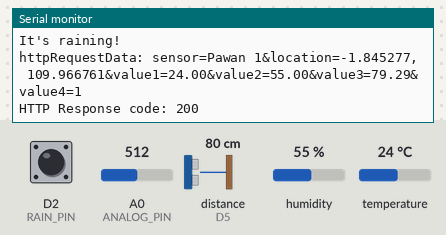
Recording of a sketch running on a simulated ESP8266 (NodeMCU). Parts: the last lines printed to the serial monitor. Wiring (inferred from the names in the program): ultrasonic range finder: trigger D6; echo D5. Inputs (shaded band) come from the test bench; at power-on: A0 (ANALOG_PIN) = 512, D2 (RAIN_PIN) HIGH, distance to the obstacle (sensor on D5) 80 cm, humidity 55 %, temperature 24 °C. The echo pulse lasts 58.3 µs per cm; WiFi joins after 1.5 s; servers stay silent unless stated; uploads are accepted with an empty reply.

Above: at 2.7 s.
2.8 s: A0 (ANALOG_PIN) set to 582
At 3.14 s:
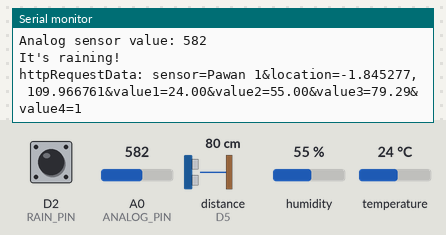
4.7 s: A0 (ANALOG_PIN) set to 611
At 6.7 s:
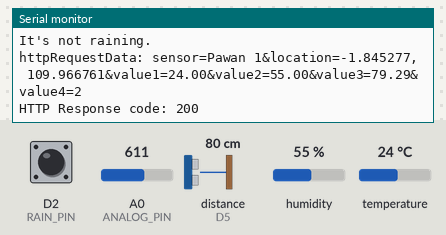
Timing chart, 0 to 8.2 s (numbered marks = the images above; inputs shaded):
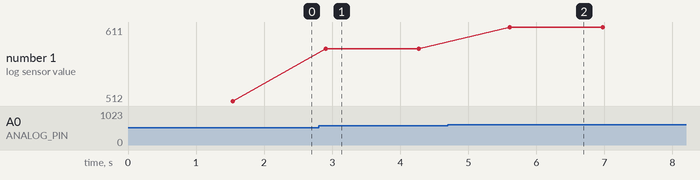

The sketch:

Sensor_TA.ino
```cpp
#ifdef ESP32
  #include <WiFi.h>
  #include <HTTPClient.h>
#else
  #include <ESP8266WiFi.h>
  #include <ESP8266HTTPClient.h>
  #include <WiFiClient.h>
  #include "DHT.h"
  #define DHTPIN D7
  #define DHTTYPE DHT11
  DHT dht(DHTPIN, DHTTYPE);
  #define SOUND_VELOCITY 0.034
  #define CM_TO_INCH 0.393701
  const int trigPin = 12;
  const int echoPin = 14;

  // Pin definitions
#define RAIN_PIN D2
#define ANALOG_PIN A0

#endif
const char* ssid     = "Fathur";
const char* password = "12345678";
//const char* ssid     = "a";
//const char* password = "12345678";
//const char* ssid     = "Depot2,4";
//const char* password = "kopisusu";

//const char* serverName = "http://192.168.1.17/arduino/index.php";
//const char* serverName = "http://192.168.137.1/tav2/api/sensorpost?key=c9e9f59fa51f2ab7dab3355f01c6f705a8d3a6c3bc5b7b8b5709d2b9ca3df3ff";
const char* serverName = "http://simba.codewrite.my.id/api/sensorpost?key=c9e9f59fa51f2ab7dab3355f01c6f705a8d3a6c3bc5b7b8b5709d2b9ca3df3ff";

//String apiKeyValue = "tPmAT5Ab3j7F9";
float suhu;
float kelembapan;
long duration;
float distanceCm;
float distanceInch;

String sensorName = "Pawan 1";
String sensorLocation = "-1.845277, 109.966761";

void setup() {
  Serial.begin(9600);
  dht.begin();
  pinMode(trigPin, OUTPUT); // Sets the trigPin as an Output
  pinMode(echoPin, INPUT); // Sets the echoPin as an Input
  pinMode(RAIN_PIN, INPUT);
  WiFi.begin(ssid, password);
  Serial.println("Connecting");
  while(WiFi.status() != WL_CONNECTED) {
    delay(500);
    Serial.print(".");
  }
  Serial.println("");
  Serial.print("Connected to WiFi network with IP Address: ");
  Serial.println(WiFi.localIP());


}

void loop() {
  if(WiFi.status()== WL_CONNECTED){
    WiFiClient client;
    HTTPClient http;
    float kelembapan = dht.readHumidity();
    float suhu = dht.readTemperature();
    digitalWrite(trigPin, LOW);
  delayMicroseconds(2);
  // Sets the trigPin on HIGH state for 10 micro seconds
  digitalWrite(trigPin, HIGH);
  delayMicroseconds(10);
  digitalWrite(trigPin, LOW);

  // Reads the echoPin, returns the sound wave travel time in microseconds
  duration = pulseIn(echoPin, HIGH);

  // Calculate the distance
  distanceCm = duration * SOUND_VELOCITY/2;

  // Convert to inches
  distanceInch = distanceCm * CM_TO_INCH;

  // Prints the distance on the Serial Monitor
  Serial.print("Jarak (cm): ");
  Serial.println(distanceCm);

  int rainSensorValue = digitalRead(RAIN_PIN);
  int analogSensorValue = analogRead(ANALOG_PIN);
  Serial.print("Rain sensor value: ");
  Serial.println(rainSensorValue);
  Serial.print("Analog sensor value: ");
  Serial.println(analogSensorValue);
  if (analogSensorValue < 600) {
    Serial.println("It's raining!");
  } else {
    Serial.println("It's not raining.");
  }
    http.begin(client, serverName);

    http.addHeader("Content-Type", "application/x-www-form-urlencoded");

    String rainStatus = (analogSensorValue < 600) ? "1" : "2";
     String httpRequestData = "sensor=" + sensorName
                             + "&location=" + sensorLocation + "&value1=" + suhu
                             + "&value2=" + kelembapan + "&value3=" + distanceCm +"&value4=" + rainStatus;
    Serial.print("httpRequestData: ");
    Serial.println(httpRequestData);

    int httpResponseCode = http.POST(httpRequestData);

    if (httpResponseCode>0) {
      Serial.print("HTTP Response code: ");
      Serial.println(httpResponseCode);
    }
    else {
      Serial.print("Error code: ");
      Serial.println(httpResponseCode);
    }
    http.end();
  }
  else {
    Serial.println("WiFi Disconnected");
  }
  delay(1000);
}
```

Measured:
- the behaviour switches between 599 and 600 on A0 (ANALOG_PIN) (found by bisection; images 1 and 2)
- after the input at 2.8 s, the serial monitor: prints a new line after 0.11 s (image 1)
- after the input at 4.7 s, the serial monitor: prints a new line after 0.91 s (image 2)
- plotted number 1: 512 → 582 after the input at 2.8 s, 582 → 611 after the input at 4.7 s
